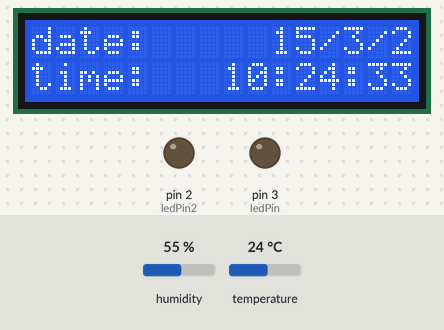
Recording of a sketch running on a simulated Arduino Uno, built with avr-gcc and run on an emulated ATmega328P. Shown: 16×2 character LCD, output pins drawn as LEDs (lit = HIGH). The test bench sets the inputs (shaded band); at power-on: humidity 55 %, temperature 24 °C. The local clock reads 2024-03-15 10:24:30 at power-on unless the sketch sets it.

Above: at 3.6 s.
3.7 s: humidity set to 22 %
At 5.3 s:
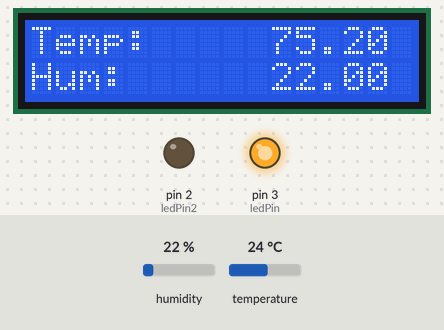
9.7 s: temperature set to 12 °C
At 13.0 s:
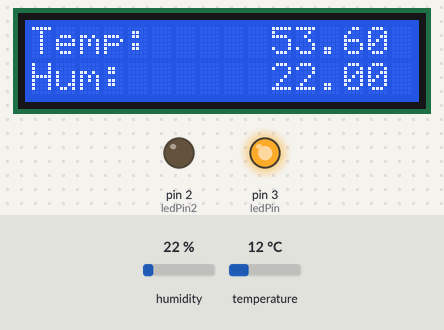
15.7 s: humidity set to 40 %
At 17.5 s:
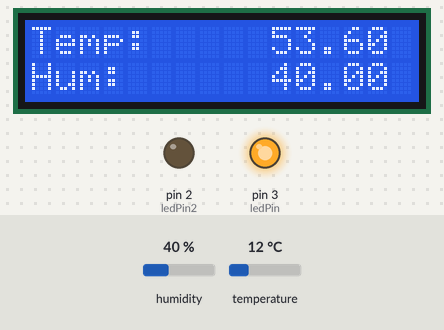
21.7 s: temperature set to 19 °C
At 25.1 s:
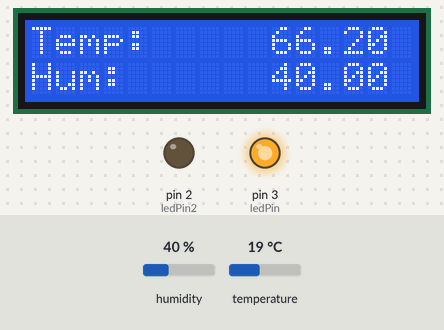
Timing chart, 0 to 26.6 s (numbered marks = the images above; inputs shaded):
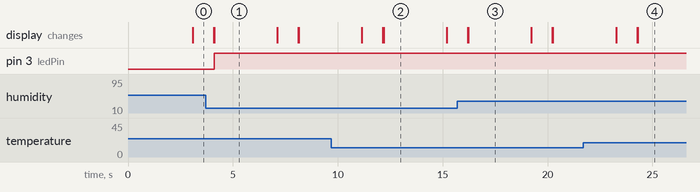

Measured:
- what the display in image 1 shows lasts 3.0 s, from 4.1 s to 7.1 s

The sketch:

fypwheather.ino
```cpp
#include <DHT.h>//DHT sensor Library
#include <LiquidCrystal.h>//LCD Library
#define DHTPIN A0 //Define sensor pin(pin 12)
#define DHTTYPE DHT11 //What sensor use
#include <Wire.h>
#include "RTClib.h"
#include <LiquidCrystal.h>
RTC_DS1307 RTC;

DHT dht(DHTPIN, DHTTYPE);//Create sensor object
LiquidCrystal lcd(13, 12, 11, 10, 9, 8);//Create lcd object using this pins 8,9,4,6,7

boolean a=LOW,b=HIGH;
float h=0,t=0;
const int ledPin = 3; //LED pins for temperature control
const int ledPin2 = 2;
long previousMillis = 0;
long interval = 500; //Read sensor each 2 seconds

void setup() {
lcd.begin(16, 2);              //Start lcd
lcd.setCursor(0,0);            //Set in position 0,0
// set the digital pin as output:
pinMode(ledPin, OUTPUT);//Change to output my pins
pinMode(ledPin2, OUTPUT);
dht.begin();//Start DHT22 sensor
digitalWrite(ledPin2,LOW);//Turn off LED
digitalWrite(ledPin,LOW);//Turn off LED
lcd.print("    BUETK  FYP");// print in lcd this word
lcd.setCursor(0,1);//Change cursor position
lcd.print("Temp  maint system");// print in lcd this word
Serial.begin(9600);
Wire.begin();
RTC.begin();


pinMode(8,OUTPUT);

if (! RTC.isrunning()) {
Serial.println("RTC is NOT running!");
// following line sets the RTC to the date & time this sketch was compiled
RTC.adjust(DateTime(__DATE__, __TIME__));
}
}

void loop()
{
  unsigned long currentMillis = millis();//time elapsed
  if(currentMillis - previousMillis > interval) //Comparison between the elapsed time and the time in which the action is to be executed
  {
    previousMillis = currentMillis; //"Last time is now"

     h = dht.readHumidity();//humidity value
     t = dht.readTemperature();//temperature value centigrades if you want farenheit change to
     t = dht.readTemperature(true);
     //Below is for print data sensors in lcd
     lcd.setCursor(0,0);//Change cursor position
     lcd.print("Temp:");// print in lcd this word
     lcd.setCursor(0,1);//Change cursor position
     lcd.print("Hum:");// print in lcd this word
     lcd.setCursor(10,0);
     lcd.print(t);
     lcd.setCursor(10,1);
     lcd.print(h);

    if(h>=6)//if temperature above of 6 degrees
    {
      digitalWrite(ledPin,HIGH);//Active air conditioner
      digitalWrite(ledPin2,LOW);
      a=HIGH;
      b=LOW;

    }
    else if(h<6)//if temperature is under 6 degrees
    {
      digitalWrite(ledPin2,HIGH);
      digitalWrite(ledPin,LOW);//Turn off air conditioner
      a=LOW;
      b=HIGH;
    }

  }
 delay(3000);
 lcd.clear();
  DateTime now = RTC.now();
lcd.setCursor(0,0);//Change cursor position
lcd.print("date:");
lcd.setCursor(10, 0);
lcd.print(now.day(), DEC);
lcd.print('/');
lcd.print(now.month(), DEC);
lcd.print('/');
lcd.print(now.year(), DEC);
lcd.print(' ');
lcd.setCursor(0,1);//Change cursor position
lcd.print("time:");
lcd.setCursor(8, 1);
if (now.hour()<10)
lcd.print('0');
lcd.print(now.hour(), DEC);
lcd.print(':');
if (now.minute()<10)
lcd.print('0');
lcd.print(now.minute(), DEC);
lcd.print(':');
if (now.second()<10)
lcd.print('0');
lcd.print(now.second(), DEC);
delay(1000);
lcd.clear();
}
```
